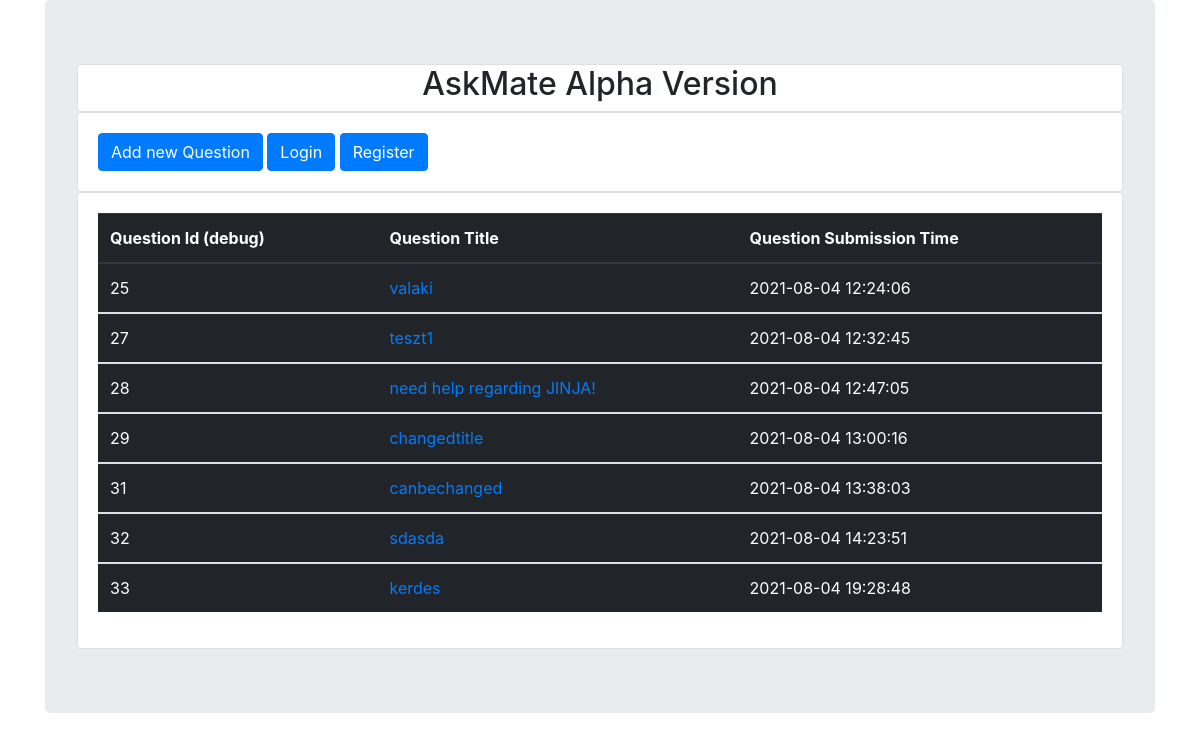
The page / on the database its author committed.
### tables this page shows
CREATE TABLE IF NOT EXISTS `question` (
  `id` int UNSIGNED NOT NULL AUTO_INCREMENT,
  `id_image` int UNSIGNED NOT NULL,
  `id_registered_user` int UNSIGNED NOT NULL,
  `title` varchar(255) NOT NULL,
  `message` text NOT NULL,
  `vote_number` int NOT NULL,
  `submission_time` timestamp NOT NULL DEFAULT CURRENT_TIMESTAMP,
  PRIMARY KEY (`id`)
);

### Classes/Db.php (called while the page is built, shortened)
<?php
class Db {
    public function connect(){
        $this->host = 'localhost';
        $this->username = 'root';
        $this->password = 'derank123';
        $this->dbname = 'askmate';
        $this->charset = 'utf8mb4';
        try{
            $dsn = "mysql:host=".$this->host.";dbname=".$this->dbname.";charset=".$this->charset;
            $pdo = new PDO($dsn, $this->username,$this->password);
            $pdo->setAttribute(PDO::ATTR_ERRMODE, PDO::ERRMODE_EXCEPTION);
            $pdo->setAttribute(PDO::ATTR_DEFAULT_FETCH_MODE, PDO::FETCH_ASSOC);
            return $pdo;
        }catch (PDOException $e){
            echo "Connection failed, check your password or username: ".$e->getMessage();
        }
    }
}

### index.php (the view, shortened to what this page needs)
<?php
include_once 'Classes/Db.php';
?>
<!DOCTYPE html>
<html>
<head>
    <link rel="stylesheet" href="https://stackpath.bootstrapcdn.com/bootstrap/4.1.3/css/bootstrap.min.css">
</head>
<?php
$dbtest = new Db();
$dbtest->connect();
?>
<div class="container">
    <div class="jumbotron">
        <div class="card">
            <h2 style="text-align: center">AskMate Alpha Version</h2>
        </div>
    <div class="card">
        <div class="card-body">
            <a href="add_question.php" button class="btn btn-primary">Add new Question</a>
            <a href="login.php" button class="btn btn-primary">Login</a>
            <a href="register.php" button class="btn btn-primary">Register</a>
        </div>
    </div>
        <div class="card">
            <div class="card-body">
                <?php
                $sql = "SELECT * FROM question";
                $stmt = $dbtest->connect()->query($sql);
                ?>
                <table class="table table-dark">
                    <thead>
                    <tr>
                        <th scope="col">Question Id (debug)</th>
                        <th scope="col">Question Title</th>
                        <th scope="col">Question Submission Time</th>
                    </tr>
                    </thead>
                    <?php
                    foreach ($stmt as $row){
                    ?>
                    <tbody>
                    <tr>
                        <td><?php echo $row['id']; ?></td>
                        <?php
                        echo '<td>'.'<a href="display.php?id='.$row['id'].'"</a>'.$row['title'].'</td>';
                        ?>
                        <td><?php
                            echo $row['submission_time'];
                        ?></td>
                    </tr>
                    </tbody>
                    <?php
                    }
                    ?>
                </table>
            </div>
        </div>
    </div>
</div>
</html>

### rows shown on the page
question: id "25", title "valaki", submission_time "2021-08-04 12:24:06"
question: id "27", title "teszt1", submission_time "2021-08-04 12:32:45"
question: id "28", title "need help regarding JINJA!", submission_time "2021-08-04 12:47:05"
question: id "29", title "changedtitle", submission_time "2021-08-04 13:00:16"
question: id "31", title "canbechanged", submission_time "2021-08-04 13:38:03"
question: id "32", title "sdasda", submission_time "2021-08-04 14:23:51"
question: id "33", title "kerdes", submission_time "2021-08-04 19:28:48"
